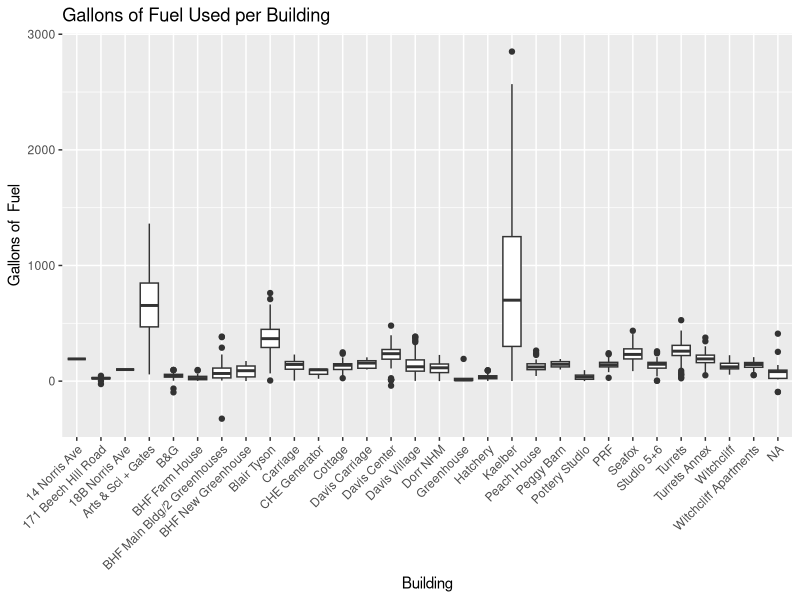
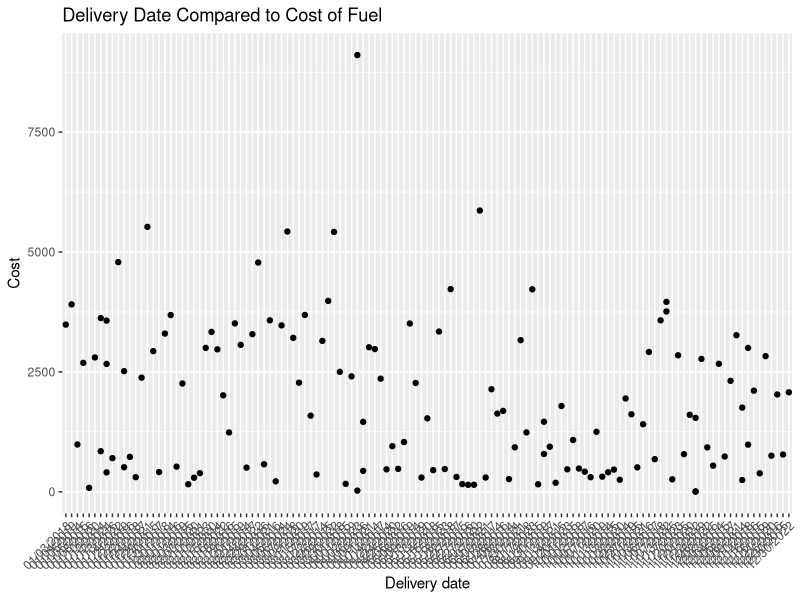
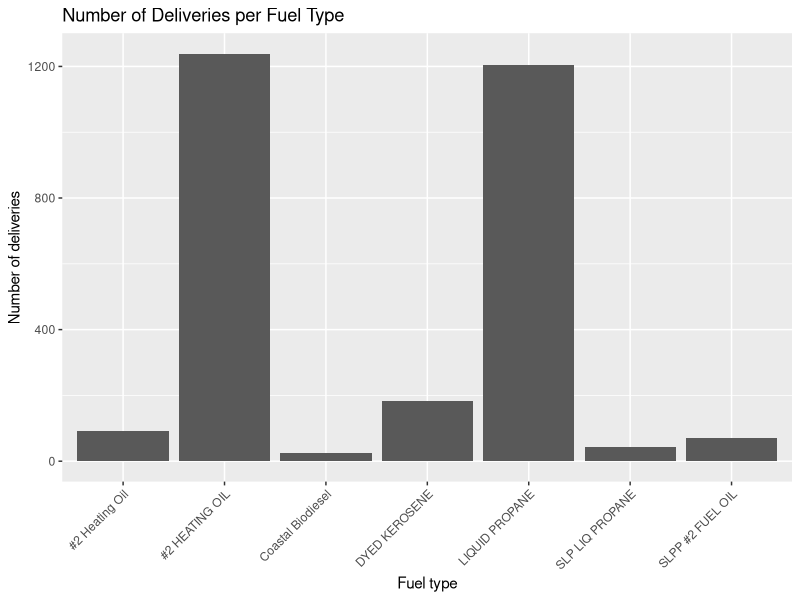

The R script that drew these images, in order:
## ---- chunk 1
library(tidyverse)
library(broom)
library(readr)
## ---- chunk 2
fuels <- read_csv("../data/Dead-River.csv",
                  col_names = c("X1", "X2", 
                                "Delivery_date", "Fuel_type",
                                "Tank_number", "Building",
                                "Gallons", "Unit_cost",
                                "Cost")) %>% 
  select(Delivery_date, Fuel_type, Tank_number, 
       Building, Gallons, Unit_cost, Cost) |>
  filter(Delivery_date != "Delivery Date") %>% 
  mutate(Tank_number = case_when(
  Tank_number == "Tank 8" ~ "8",
  Tank_number == "Tank 3" ~ "3",
  Tank_number == "Tank 24" ~ "24",
  Tank_number == "Tank 17" ~ "17",
  TRUE ~ Tank_number
),
Tank_number = as.integer(Tank_number)) %>% 
  
  mutate(Cost = case_when(
    Cost == "610.12 cr" ~ "-610.12",
    TRUE ~ Cost
  ),
  Cost = as.numeric(Cost)) %>% 
  
  mutate(Gallons = as.numeric(Gallons)) %>% 
  mutate(Unit_cost = as.numeric(Unit_cost))
## ---- chunk 3
glimpse(fuels)

## ---- chunk 4

ggplot(fuels, aes(x = Building, y = Gallons)) +
  geom_boxplot() +
  labs(x = "Building",
       y = "Gallons of  Fuel",
       title = "Gallons of Fuel Used per Building") +
  scale_x_discrete(guide = guide_axis(angle = 45))

fuels |>
  filter(Building == "Kaelber") |>
  ggplot(aes(x = Delivery_date, y = Cost)) +
  geom_point() +
  scale_x_discrete(guide = guide_axis(angle = 45)) +
  labs(x = "Delivery date",
       y = "Cost",
       title = "Delivery Date Compared to Cost of Fuel")

ggplot(fuels, aes(x = Fuel_type)) +
  geom_bar() +
  scale_x_discrete(guide = guide_axis(angle = 45)) +
  labs(x = "Fuel type",
       y = "Number of deliveries",
       title = "Number of Deliveries per Fuel Type")
